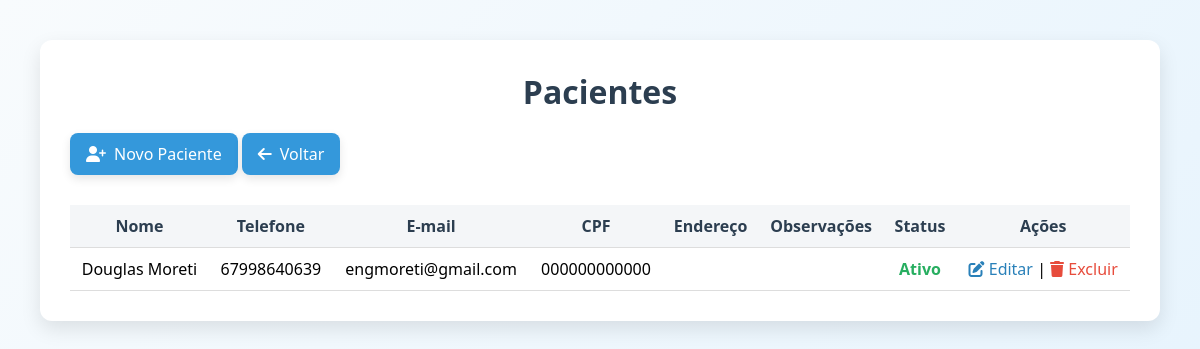
Page /pacientes/listar.php on the earlier database version.
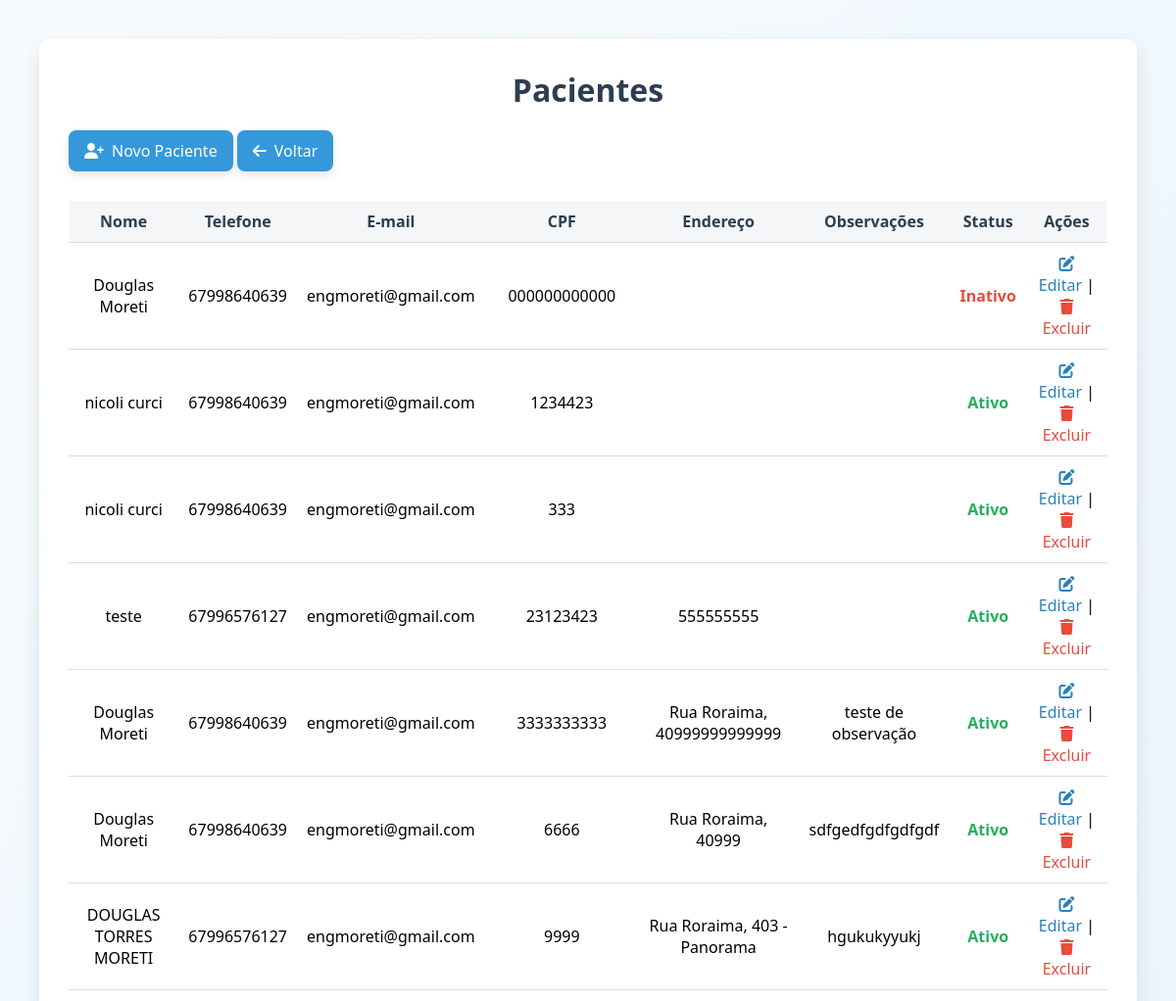
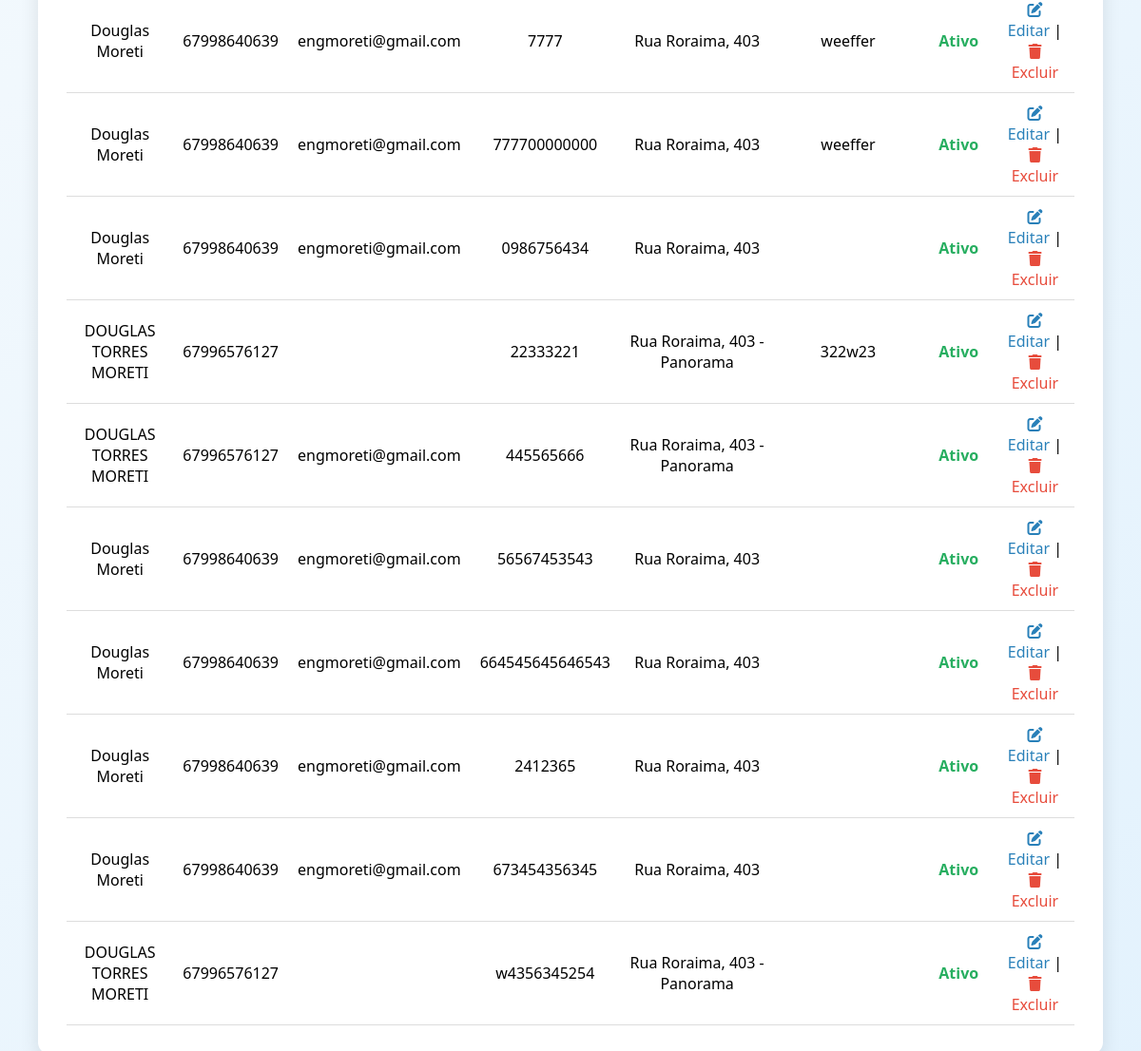
Same page on the later database version (2 pictures, top to bottom).
### tables this page shows
CREATE TABLE pacientes (
    id INTEGER PRIMARY KEY AUTOINCREMENT,
    nome TEXT NOT NULL,
    cpf TEXT UNIQUE,
    data_nascimento DATE,
    telefone TEXT,
    email TEXT,
    endereco TEXT,
    observacoes TEXT,
    created_at DATETIME DEFAULT CURRENT_TIMESTAMP
, ativo INTEGER DEFAULT 1);

### pacientes/listar.php (the view, shortened to what this page needs)
<?php
require_once '../config/conexao.php';
$stmt = $db->query("SELECT * FROM pacientes");
$pacientes = $stmt->fetchAll(PDO::FETCH_ASSOC);
?>
<!DOCTYPE html>
<html lang="pt-br">
<head>
    <link rel="stylesheet" href="../assets/css/style-listar-pacientes.css">
    <link rel="stylesheet" href="https://cdnjs.cloudflare.com/ajax/libs/font-awesome/6.5.0/css/all.min.css">
</head>
<body id="pacientes-body">
    <div id="pacientes-container">
        <h2 id="pacientes-title">Pacientes</h2>
        <a href="novo.php" class="pacientes-btn pacientes-btn-novo">
            <i class="fa-solid fa-user-plus"></i> Novo Paciente
        </a>
        <a href="../index.php" class="pacientes-btn pacientes-btn-voltar">
            <i class="fa-solid fa-arrow-left"></i>Voltar
        </a>
        <table id="pacientes-table">
            <thead>
                <tr>
                    <th>Nome</th>
                    <th>Telefone</th>
                    <th>E-mail</th>
                    <th>CPF</th>
                    <th>Endereço</th>
                    <th>Observações</th>
                    <th>Status</th>
                    <th>Ações</th>
                </tr>
            </thead>
            <tbody>
                <?php foreach ($pacientes as $p): ?>
                    <tr>
                        <td><?= htmlspecialchars($p['nome']) ?></td>
                        <td><?= $p['telefone'] ?></td>
                        <td><?= $p['email'] ?></td>
                        <td><?= $p['cpf'] ?></td>
                        <td><?= $p['endereco'] ?></td>
                        <td><?= $p['observacoes'] ?></td>
                        <td class="<?= $p['ativo'] ? 'paciente-status-ativo' : 'paciente-status-inativo' ?>">
                            <?= $p['ativo'] ? 'Ativo' : 'Inativo' ?>
                        </td>
                        <td class="pacientes-acoes">
                            <a href="editar.php?id=<?= $p['id'] ?>" class="pacientes-btn-editar">
                                <i class="fa-solid fa-pen-to-square"></i> Editar
                            </a>
                            |
                            <a href="excluir.php?id=<?= $p['id'] ?>" class="pacientes-btn-excluir" onclick="return confirmarExclusao()">
                                <i class="fa-solid fa-trash"></i> Excluir
                            </a>
                        </td>
                    </tr>
                <?php endforeach; ?>
            </tbody>
        </table>
    </div>
</body>
</html>

### assets/css/style-listar-pacientes.css (style rules this page uses)
* { margin: 0; padding: 0; box-sizing: border-box; font-family: "Segoe UI", Tahoma, Geneva, Verdana, sans-serif; }
#pacientes-body { background: linear-gradient(135deg, #f8fbfd, #e3f2fd); min-height: 100vh; display: flex; justify-content: center; align-items: flex-start; padding: 40px; }
#pacientes-container { background: #ffffff; padding: 30px; border-radius: 12px; box-shadow: 0 8px 20px rgba(0,0,0,0.1); width: 100%; animation: fadeIn 0.8s ease-in-out; overflow: auto; }
#pacientes-title { font-size: 2rem; color: #2c3e50; margin-bottom: 20px; font-weight: 600; text-align: center; }
.pacientes-btn { display: inline-flex; align-items: center; gap: 8px; padding: 10px 16px; text-decoration: none; background: #3498db; color: #fff; border-radius: 8px; font-size: 1rem; font-weight: 500; transition: all 0.3s ease; box-shadow: 0 4px 10px rgba(0,0,0,0.1); margin-bottom: 20px; }
#pacientes-table { width: 100%; border-collapse: collapse; margin-top: 10px; overflow: auto; }
#pacientes-table th, #pacientes-table td { padding: 10px; text-align: center; border-bottom: 1px solid #ddd; }
#pacientes-table th { background: #f4f6f8; color: #2c3e50; font-weight: 600; }
.paciente-status-ativo { color: #27ae60; font-weight: bold; }
.paciente-status-inativo { color: #e74c3c; font-weight: bold; }
.pacientes-btn-editar { color: #2980b9; text-decoration: none; font-weight: 500; transition: color 0.3s ease; }
.pacientes-btn-excluir { color: #e74c3c; text-decoration: none; font-weight: 500; transition: color 0.3s ease; }
.pacientes-btn i, .pacientes-btn-editar i, .pacientes-btn-excluir i .pacientes-btn-voltar i { font-size: 1rem; }

Differences in the rows shown:
changed pacientes (number 1 of 17 on the later page): ativo "Ativo" → "Inativo"
added pacientes: nome "nicoli curci", telefone "67998640639", email "engmoreti@gmail.com", cpf "1234423", ativo "Ativo"
added pacientes: nome "nicoli curci", telefone "67998640639", email "engmoreti@gmail.com", cpf "333", ativo "Ativo"
added pacientes: nome "teste", telefone "67996576127", email "engmoreti@gmail.com", cpf "23123423", endereco "555555555", ativo "Ativo"
added pacientes: nome "Douglas Moreti", telefone "67998640639", email "engmoreti@gmail.com", cpf "3333333333", endereco "Rua Roraima, 40999999999999", observacoes "teste de observação", ativo "Ativo"
added pacientes: nome "Douglas Moreti", telefone "67998640639", email "engmoreti@gmail.com", cpf "6666", endereco "Rua Roraima, 40999", observacoes "sdfgedfgdfgdfgdf", ativo "Ativo"
added pacientes: nome "DOUGLAS TORRES MORETI", telefone "67996576127", email "engmoreti@gmail.com", cpf "9999", endereco "Rua Roraima, 403 - Panorama", observacoes "hgukukyyukj", ativo "Ativo"
added pacientes: nome "Douglas Moreti", telefone "67998640639", email "engmoreti@gmail.com", cpf "7777", endereco "Rua Roraima, 403", observacoes "weeffer", ativo "Ativo"
added pacientes: nome "Douglas Moreti", telefone "67998640639", email "engmoreti@gmail.com", cpf "777700000000", endereco "Rua Roraima, 403", observacoes "weeffer", ativo "Ativo"
added pacientes: nome "Douglas Moreti", telefone "67998640639", email "engmoreti@gmail.com", cpf "0986756434", endereco "Rua Roraima, 403", ativo "Ativo"
added pacientes: nome "DOUGLAS TORRES MORETI", telefone "67996576127", cpf "22333221", endereco "Rua Roraima, 403 - Panorama", observacoes "322w23", ativo "Ativo"
added pacientes: nome "DOUGLAS TORRES MORETI", telefone "67996576127", email "engmoreti@gmail.com", cpf "445565666", endereco "Rua Roraima, 403 - Panorama", ativo "Ativo"
added pacientes: nome "Douglas Moreti", telefone "67998640639", email "engmoreti@gmail.com", cpf "56567453543", endereco "Rua Roraima, 403", ativo "Ativo"
added pacientes: nome "Douglas Moreti", telefone "67998640639", email "engmoreti@gmail.com", cpf "664545645646543", endereco "Rua Roraima, 403", ativo "Ativo"
added pacientes: nome "Douglas Moreti", telefone "67998640639", email "engmoreti@gmail.com", cpf "2412365", endereco "Rua Roraima, 403", ativo "Ativo"
added pacientes: nome "Douglas Moreti", telefone "67998640639", email "engmoreti@gmail.com", cpf "673454356345", endereco "Rua Roraima, 403", ativo "Ativo"
added pacientes: nome "DOUGLAS TORRES MORETI", telefone "67996576127", cpf "w4356345254", endereco "Rua Roraima, 403 - Panorama", ativo "Ativo"
